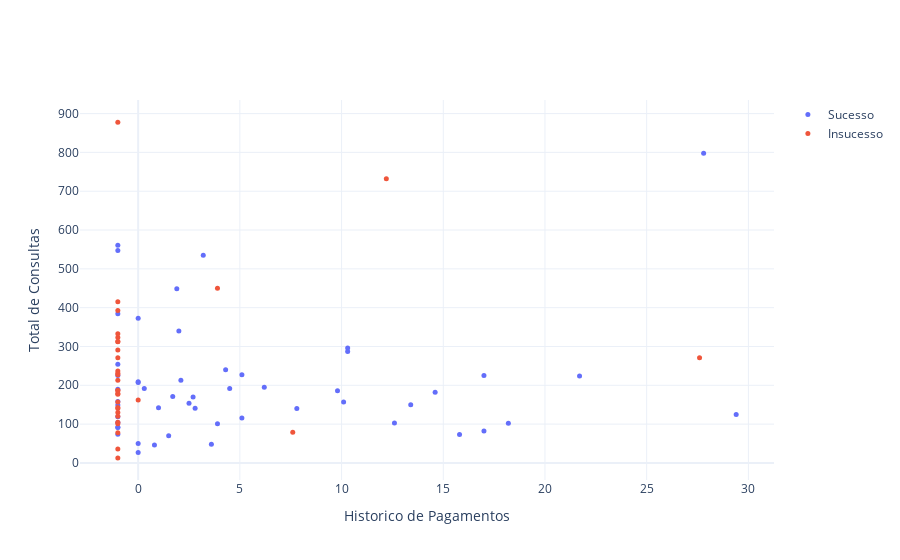

Notebook cell for this chart:
### Markdown cell above
>> ### Distribuição dos valores
>> O gráfico abaixo apresenta a distribuição dos valores em formato de um grafico de pontos, levando em consideração o Historico de Pagamentos e o número Total de Consultas.

### Code cell
fig = go.Figure()

df_aux = df_final[df_final['y'] == 1]
fig.add_trace(go.Scatter(
    x=df_aux['HistoricoPagamentos'],
    y=df_aux['Total_Consultas'],
    marker=dict(size=5),
    mode="markers",
    name="Sucesso",
))

df_aux = df_final[df_final['y'] == 0]
fig.add_trace(go.Scatter(
    x=df_aux['HistoricoPagamentos'],
    y=df_aux['Total_Consultas'],
    marker=dict(size=5),
    mode="markers",
    name="Insucesso",
))


fig.update_layout(template = 'plotly_white',
                  xaxis_title="Historico de Pagamentos",
                  yaxis_title="Total de Consultas")
                  


fig.show()

### Figure 1 — Plotly figure (JSON) as saved in the notebook; plotly's stock layout.template omitted (floating-point values rounded to 4 significant figures)
{"data": [{"marker": {"size": 5}, "mode": "markers", "name": "Sucesso", "type": "scatter", "x": [0, -1, -1, -1, 2.8, 3.2, 0, 2, 0.3, 2.5, -1, 0, -1, 0, 1, 14.6, 3.6, -1, 4.3, 17.0, 12.6, 10.1, -1, 5.1, 1.5, 3.9, 0.8, -1, 18.2, 6.2, 10.3, 2.1, 15.8, -1, 1.7, 17, 1.9, 7.8, 29.4, 9.8, -1, -1, -1, 4.5, 10.3, 5.1, 2.7, 27.8, 21.7, 13.4, 0, -1], "y": [207, 561, 158, 91, 141, 535, 209, 340, 192, 154, 190, 50, 92, 27, 142, 182, 48, 384, 240, 225, 103, 157, 119, 116, 70, 101, 46, 547, 102, 195, 296, 213, 73, 74, 171, 82, 449, 140, 125, 186, 104, 149, 254, 192, 287, 227, 170, 798, 224, 150, 373, 225]}, {"marker": {"size": 5}, "mode": "markers", "name": "Insucesso", "type": "scatter", "x": [-1, -1, -1, -1, -1, -1, -1, -1, -1, -1, -1, -1, -1, 7.6, -1, -1, -1, -1, -1, 0, -1, -1, 27.6, -1, -1, -1, -1, -1, 12.2, 3.9, -1, -1], "y": [187, 878, 177, 237, 130, 415, 213, 227, 101, 323, 291, 78, 393, 79, 143, 13, 333, 140, 313, 162, 271, 231, 271, 105, 179, 186, 312, 157, 732, 450, 36, 120]}], "layout": {"xaxis": {"title": {"text": "Historico de Pagamentos"}}, "yaxis": {"title": {"text": "Total de Consultas"}}}}
